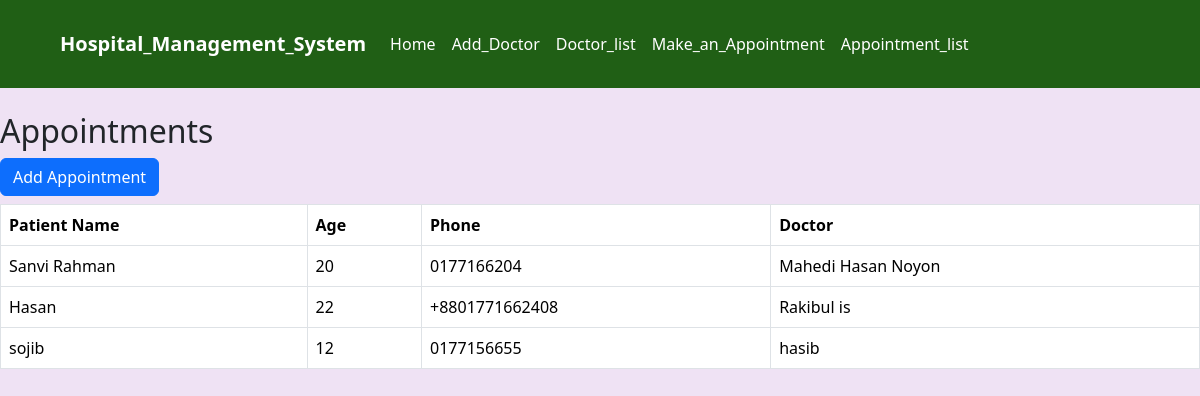
The page /appointment/list on the database its author committed.
### Appointment/models.py (models this page shows, shortened)
class Appointment(models.Model):
    patient_name = models.CharField(max_length=100)
    age = models.IntegerField()
    phone_number = models.CharField(max_length=15)
    doctor = models.ForeignKey(Doctor, on_delete=models.CASCADE)

### Doctor/models.py (models this page shows, shortened)
class Doctor(models.Model):
    DESIGNATION_CHOICES = [
        ('MO', 'Medical Officer'),
        ('C', 'Consultant'),
        ('SC', 'Sr. Consultant'),
    ]
    name = models.CharField(max_length=100)
    designation = models.CharField(max_length=2, choices=DESIGNATION_CHOICES)
    email = models.EmailField()
    phone_number = models.CharField(max_length=15)
    visit_amount = models.DecimalField(max_digits=8, decimal_places=2)

### Appointment/views.py (the view)
# urls.py: path('list', views.appointment_list, name='appointment_list'),
def appointment_list(request):
    appointments = Appointment.objects.all()
    return render(request, 'appointment_list.html', {'appointments': appointments})

### Appointment/templates/appointment_list.html
{% extends 'base.html' %}
{% block content %}
<h2>Appointments</h2>
<a href="{% url 'add_appointment' %}" class="btn btn-primary mb-2">Add Appointment</a>
<table class="table table-bordered">
    <thead>
        <tr>
            <th>Patient Name</th>
            <th>Age</th>
            <th>Phone</th>
            <th>Doctor</th>
        </tr>
    </thead>
    <tbody>
        {% for appointment in appointments %}
        <tr>
            <td>{{ appointment.patient_name }}</td>
            <td>{{ appointment.age }}</td>
            <td>{{ appointment.phone_number }}</td>
            <td>{{ appointment.doctor.name }}</td>
        </tr>
        {% endfor %}
    </tbody>
</table>
{% endblock %}

### templates/base.html (shortened to what this page needs)
 <!doctype html>
<html lang="en">
  <head>
    <link href="https://cdn.jsdelivr.net/npm/bootstrap@5.3.3/dist/css/bootstrap.min.css" rel="stylesheet">
  </head>
  <body style="background-color: #943ebb26;">
     <nav class="navbar navbar-expand-lg px-5 mb-4 p-4" style="background-color: #205f15;">
      <div class="container-fluid">
        <a class="navbar-brand text-white" href="#"><strong>Hospital_Management_System</strong></a>
        <div class="collapse navbar-collapse" id="navbarSupportedContent">
          <ul class="navbar-nav me-auto mb-2 mb-lg-0">
            <li class="nav-item">
              <a class="nav-link active text-white" aria-current="page" href="{% url 'homepages' %}">Home</a>
            </li>
           <li>
            <a class="nav-link active text-white" aria-current="page" href="{% url 'add_doctor' %}">Add_Doctor</a>
           </li>
           <li>
            <a class="nav-link active text-white" aria-current="page" href="{% url 'doctor_list' %}">Doctor_list</a>
           </li>
           <li>
            <a class="nav-link active text-white" aria-current="page" href="{% url 'add_appointment' %}">Make_an_Appointment</a>
           </li>
           <li>
            <a class="nav-link active text-white" aria-current="page" href="{% url 'appointment_list' %}">Appointment_list</a>
           </li>
          </ul>
        </div>
      </div>
    </nav>
    {% block content %}
    {% endblock content %}
  </body>
</html>

### rows shown on the page
Appointment: patient_name "Sanvi Rahman", age "20", phone_number "0177166204", doctor.name "Mahedi Hasan Noyon"
Appointment: patient_name "Hasan", age "22", phone_number "+8801771662408", doctor.name "Rakibul is"
Appointment: patient_name "sojib", age "12", phone_number "0177156655", doctor.name "hasib"
